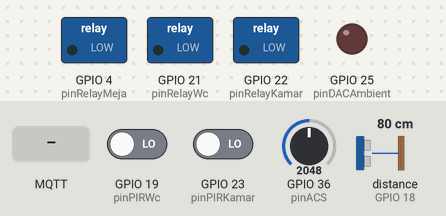
A sketch run on a simulated ESP32. Shown: switched loads named in the sketch (green lamp = pin HIGH), output pins drawn as LEDs (lit = HIGH). Wiring (from diagram.json): ultrasonic range finder: trigger GPIO 5; echo GPIO 18. The test bench sets the inputs (shaded band); at power-on: distance to the obstacle (sensor on GPIO 18) 80 cm, GPIO 19 (pinPIRWc) LOW, GPIO 23 (pinPIRKamar) LOW, GPIO 36 (pinACS) = 2048. The echo pulse lasts 58.3 µs per cm; WiFi joins after 1.5 s; servers stay silent unless stated; random numbers use the default seed unless the sketch sets one; no MQTT or app messages arrive unless stated; pins used as bus, display or sensor lines are not drawn; what the sketch prints to the serial monitor is not drawn.

Above: at 2.7 s.
2.8 s: MQTT message "1" arrives on the second subscribed topic
At 3.3 s:
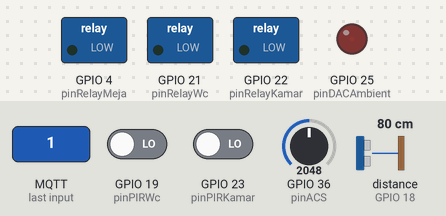
4.3 s: distance to the obstacle (sensor on GPIO 18) set to 53 cm
5.8 s: distance to the obstacle (sensor on GPIO 18) set to 45 cm
At 6.6 s:
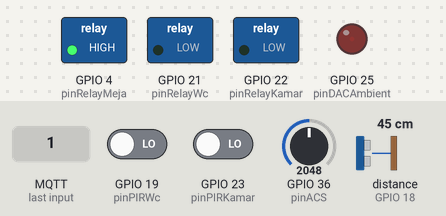
7.3 s: GPIO 19 (pinPIRWc) driven HIGH
At 7.7 s:
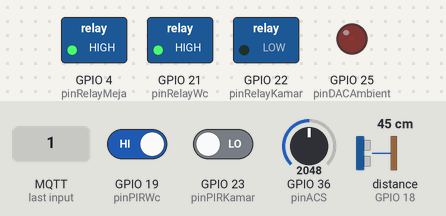
8.8 s: GPIO 23 (pinPIRKamar) driven HIGH
At 10.0 s:
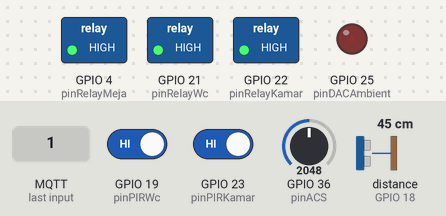
10.3 s: MQTT message "on" arrives on the second subscribed topic
At 11.1 s:
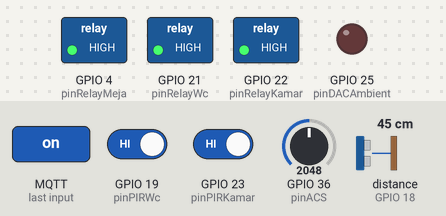
Timing chart, 0 to 12.8 s (numbered marks = the images above; inputs shaded):
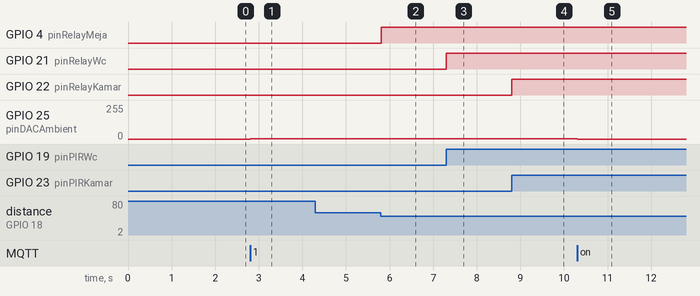

The sketch:

kodingan_sketch.ino
```cpp
#include <WiFi.h>
#include <PubSubClient.h>

const char* ssid = "Wokwi-GUEST";
const char* password = "";
const char* mqtt_server = "broker.hivemq.com";
const int mqtt_port = 1883;

// Jalur MQTT Broker
const char* topic_telemetri = "kesatria/kamar/telemetri";
const char* topic_relay     = "kesatria/kamar/relay";
const char* topic_ledstrip  = "kesatria/kamar/ledstrip"; // Jalur Slider DAC
const char* topic_mode      = "kesatria/kamar/mode";     // Jalur Mode Kendali Web

// Definisi PIN Komponen
const int pinPIRKamar = 23;
const int pinPIRWc    = 19;
const int pinTrig     = 5;
const int pinEcho     = 18;
const int pinACS      = 36; // ADC Potensio Arus
const int pinDACAmbient = 25; // DAC Lampu Ambient

const int pinRelayKamar = 22;
const int pinRelayWc    = 21;
const int pinRelayMeja  = 4;

// Variabel untuk menyimpan status mode kendali (default: auto)
String modeKamar = "auto";
String modeWc    = "auto";
String modeMeja  = "auto";

WiFiClient espClient;
PubSubClient client(espClient);
unsigned long lastMsg = 0;

void setup_wifi() {
  delay(10);
  Serial.println("\n--- Menghubungkan Wi-Fi Wokwi ---");
  WiFi.begin(ssid, password);
  while (WiFi.status() != WL_CONNECTED) {
    delay(500);
    Serial.print(".");
  }
  Serial.println("\nWi-Fi Terhubung!");
}

// Fungsi CALLBACK: Menerima kendali dari MQTT Website
void callback(char* topic, byte* payload, unsigned int length) {
  String message = "";
  for (int i = 0; i < length; i++) { message += (char)payload[i]; }

  // A. Memproses Perintah Overrule Relay dari AI (Jika ada instruksi force-off)
  if (String(topic) == topic_relay) {
    if (message.length() == 3) {
      if (message.charAt(0) == '0') digitalWrite(pinRelayKamar, LOW);
      if (message.charAt(1) == '0')    digitalWrite(pinRelayWc, LOW);
      if (message.charAt(2) == '0')  digitalWrite(pinRelayMeja, LOW);
      Serial.println("-> Optimasi Energi Diterapkan oleh AI Pengawas.");
    }
  }

  // B. Memproses Nilai Slider DAC untuk Kecerahan LED Ambient
  if (String(topic) == topic_ledstrip) {
    int brightness = message.toInt();
    if (brightness >= 0 && brightness <= 255) {
      dacWrite(pinDACAmbient, brightness); // Eksekusi DAC
      Serial.print("-> Brightness DAC Diatur ke: ");
      Serial.println(brightness);
    }
  }

  // C. BARU: Memproses Perubahan Mode (Auto / Always ON / Always OFF) dari Dashboard Website
  if (String(topic) == topic_mode) {
    // Format pesan dari web: "auto,on,off"
    // Kita pecah string berdasarkan tanda koma
    int koma1 = message.indexOf(',');
    int koma2 = message.indexOf(',', koma1 + 1);

    if (koma1 != -1 && koma2 != -1) {
      modeKamar = message.substring(0, koma1);
      modeWc    = message.substring(koma1 + 1, koma2);
      modeMeja  = message.substring(koma2 + 1);

      Serial.printf("-> Mode Diperbarui via Web -> Kamar: %s, WC: %s, Meja: %s\n",
                    modeKamar.c_str(), modeWc.c_str(), modeMeja.c_str());
    }
  }
}

void reconnect() {
  while (!client.connected()) {
    Serial.print("Mencoba koneksi MQTT...");
    String clientId = "ESP32-Kesatria-" + String(random(0xffff), HEX);
    if (client.connect(clientId.c_str())) {
      Serial.println("TERHUBUNG!");
      client.subscribe(topic_relay);
      client.subscribe(topic_ledstrip);
      client.subscribe(topic_mode); // Kriteria Tambahan: Subscribe ke mode kendali dashboard
    } else {
      delay(5000);
    }
  }
}

long bacaJarakUltrasonik() {
  digitalWrite(pinTrig, LOW); delayMicroseconds(2);
  digitalWrite(pinTrig, HIGH); delayMicroseconds(10);
  digitalWrite(pinTrig, LOW);
  return pulseIn(pinEcho, HIGH) * 0.034 / 2;
}

void setup() {
  Serial.begin(115200);

  pinMode(pinPIRKamar, INPUT); pinMode(pinPIRWc, INPUT);
  pinMode(pinTrig, OUTPUT); pinMode(pinEcho, INPUT);
  pinMode(pinRelayKamar, OUTPUT); pinMode(pinRelayWc, OUTPUT); pinMode(pinRelayMeja, OUTPUT);

  dacWrite(pinDACAmbient, 0); // Awalan DAC mati

  setup_wifi();
  client.setServer(mqtt_server, mqtt_port);
  client.setCallback(callback);
}

void loop() {
  if (!client.connected()) { reconnect(); }
  client.loop();

  // Membaca kondisi fisik sensor
  int pirKamar = digitalRead(pinPIRKamar);
  int pirWc    = digitalRead(pinPIRWc);
  long jarak   = bacaJarakUltrasonik();

  // ========================================================
  //   LOGIKA KENDALI UTAM DENGAN PILIHAN MODE DARI WEB
  // ========================================================

  // 1. Logika Jalur Lampu Kamar
  if (modeKamar == "on")       digitalWrite(pinRelayKamar, HIGH);
  else if (modeKamar == "off") digitalWrite(pinRelayKamar, LOW);
  else                         digitalWrite(pinRelayKamar, pirKamar == 1 ? HIGH : LOW); // Mode Auto (Sensor)

  // 2. Logika Jalur Lampu WC
  if (modeWc == "on")       digitalWrite(pinRelayWc, HIGH);
  else if (modeWc == "off") digitalWrite(pinRelayWc, LOW);
  else                         digitalWrite(pinRelayWc, pirWc == 1 ? HIGH : LOW);       // Mode Auto (Sensor)

  // 3. Logika Jalur Lampu Meja
  if (modeMeja == "on")       digitalWrite(pinRelayMeja, HIGH);
  else if (modeMeja == "off") digitalWrite(pinRelayMeja, LOW);
  else                         digitalWrite(pinRelayMeja, (jarak > 0 && jarak < 50) ? HIGH : LOW); // Mode Auto (Sensor)

  // ========================================================
  //   KIRIM TELEMETRI DATA SENSOR (TIAP 2 DETIK)
  // ========================================================
  unsigned long now = millis();
  if (now - lastMsg > 2000) {
    lastMsg = now;
    int watt = analogRead(pinACS);

    // Update payload agar dashboard web tahu status terkini pin lampu (HIGH/LOW)
    String statusKamar = String(digitalRead(pinRelayKamar));
    String statusWc    = String(digitalRead(pinRelayWc));
    String statusMeja  = String(digitalRead(pinRelayMeja));
    String gabunganStatus = statusKamar + statusWc + statusMeja;

    String payload = "{\"pir_kamar\":" + String(pirKamar) +
                     ",\"pir_wc\":" + String(pirWc) +
                     ",\"jarak_meja\":" + String(jarak) +
                     ",\"total_watt\":" + String(watt) + "}";

    client.publish(topic_telemetri, payload.c_str());
    client.publish(topic_relay, gabunganStatus.c_str()); // Sync status lampu ke web
  }
}
```

Measured:
- the behaviour switches between 51 and 50 cm on distance to the obstacle (sensor on GPIO 18) (found by bisection; images 1 and 2)
- after the input at 2.8 s, GPIO 25 (pinDACAmbient): 0/255 → 1/255 at once
- after the input at 4.3 s, every drawn part: stays the same
- after the input at 5.8 s, GPIO 4 (pinRelayMeja): LOW → HIGH at once
- after the input at 7.3 s, GPIO 21 (pinRelayWc): LOW → HIGH at once
- after the input at 8.8 s, GPIO 22 (pinRelayKamar): LOW → HIGH at once
- after the input at 10.3 s, GPIO 25 (pinDACAmbient): 1/255 → 0/255 at once
